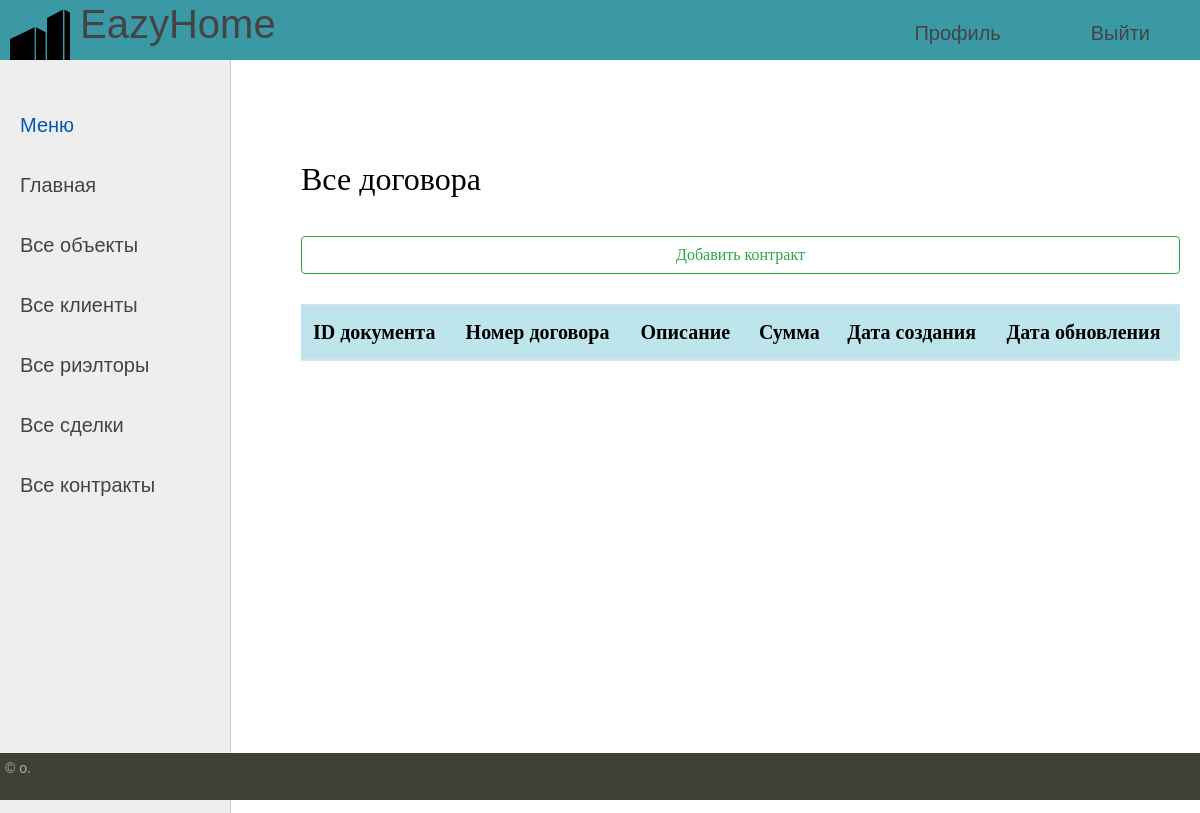
The page /contracts/ on the database as committed earlier.
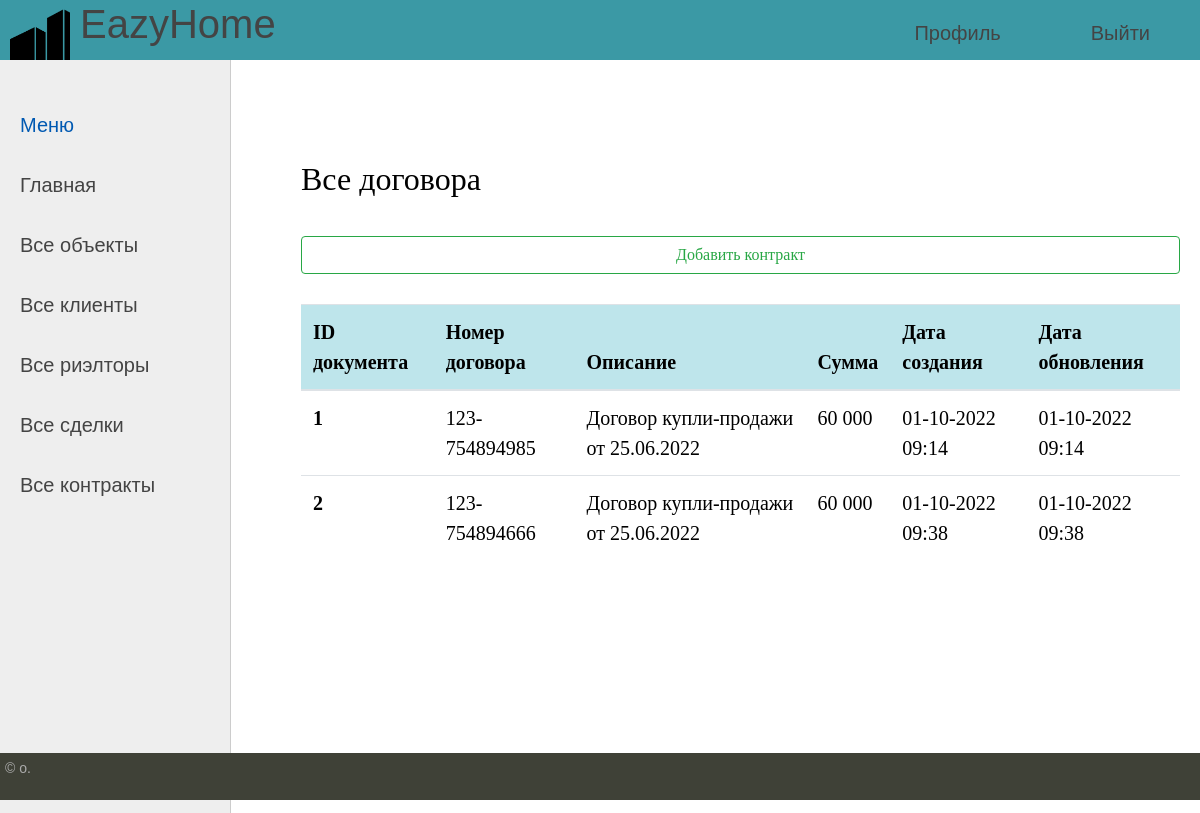
The same page on the database as committed later.
### buildings/models.py (models this page shows, shortened)
class Contract(models.Model):
    id_contract = models.AutoField(auto_created=True, primary_key=True, serialize=False, verbose_name='id_contract')
    contractnumber = models.CharField(max_length=255, verbose_name="Номер договора")
    description = models.CharField(max_length=255, verbose_name="Описание", null=True)
    sum = models.CharField(max_length=255, verbose_name="Сумма", null=True)
    id_deal = models.ForeignKey(Deal, on_delete=models.CASCADE)
    time_create = models.DateTimeField(auto_now_add=True, verbose_name="Дата создания")
    time_update = models.DateTimeField(auto_now_add=True, verbose_name="Дата обновления")

### buildings/views.py (the view)
# urls.py: path('contracts/', get_contracts, name='contracts'),
def get_contracts(request):
    model = Contract.objects.all()
    context = {
        'model': model,
        'menu': menu,
        'title': 'Все договора'
    }
    return render(request, 'buildings/documents.html', context = context)

### buildings/templates/buildings/documents.html
{% extends 'buildings/base.html' %}
{% block content %}
<h2>{{title}}</h2>
<button type="button" class="btn btn-outline-success" onclick="location.href={% url 'add_contract' %}">Добавить контракт</button>
	<table class="table table-hover">
  <thead class="table-info">
    <tr>
      <th scope="col">ID документа</th>
      <th scope="col">Номер договора</th>
      <th scope="col">Описание</th>
      <th scope="col">Сумма</th>
	  <th scope="col">Дата создания</th>
	  <th scope="col">Дата обновления</th>
    </tr>
  </thead>
  <tbody>
    {% for p in model %}
    <tr>
      <th scope="row">{{p.id_contract}}</th>
      <td>{{p.contractnumber}}</td>
      <td>{{p.description}}</td>
      <td>{{p.sum}}</td>
	  <td>{{p.time_create|date:"d-m-Y H:i"}}</td>
	  <td>{{p.time_update|date:"d-m-Y H:i"}}</td>
		{% endfor %}
    </tr>
  </tbody>
</table>
{% endblock %}

Rows that differ between the two databases and show on the page:
added Contract: id_contract "1", contractnumber "123-754894985", description "Договор купли-продажи от 25.06.2022", sum "60 000", time_create "01-10-2022 09:14", time_update "01-10-2022 09:14"
added Contract: id_contract "2", contractnumber "123-754894666", description "Договор купли-продажи от 25.06.2022", sum "60 000", time_create "01-10-2022 09:38", time_update "01-10-2022 09:38"
